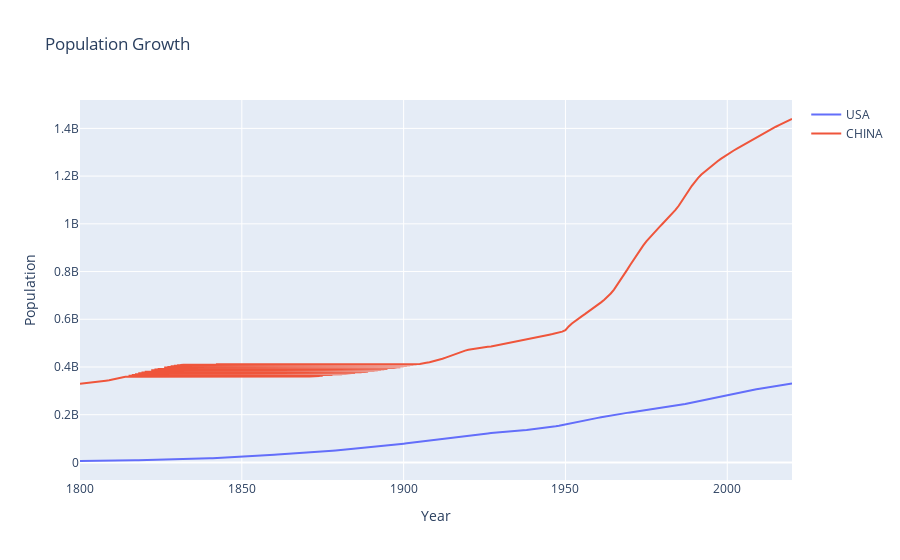

The notebook cell saved with this chart:
### Code cell
trace1 = go.Scatter(
    name = "USA",
    x = list(usa["Year"]),
    y = list(usa["Population (historical estimates)"])
)

trace2 = go.Scatter(
    name = "CHINA",
    x = list(chn["Year"]),
    y = list(chn["Population (historical estimates)"])
)

layout = go.Layout(
    title = "Population Growth",
    yaxis = dict(title='Population'),
    xaxis = dict(title = "Year")
    )

data = [trace1, trace2]
fig = go.Figure(data=data, layout=layout)
fig

### Figure 1 — Plotly figure (JSON) as saved in the notebook; plotly's stock layout.template omitted (floating-point values rounded to 4 significant figures; data arrays with more than 128 entries replaced by an {"elided": "..."} marker saying what was removed)
{"data": [{"name": "USA", "type": "scatter", "x": {"elided": "221 int values"}, "y": {"elided": "221 int values"}}, {"name": "CHINA", "type": "scatter", "x": {"elided": "221 int values"}, "y": {"elided": "221 int values"}}], "layout": {"title": {"text": "Population Growth"}, "xaxis": {"title": {"text": "Year"}}, "yaxis": {"title": {"text": "Population"}}}}
